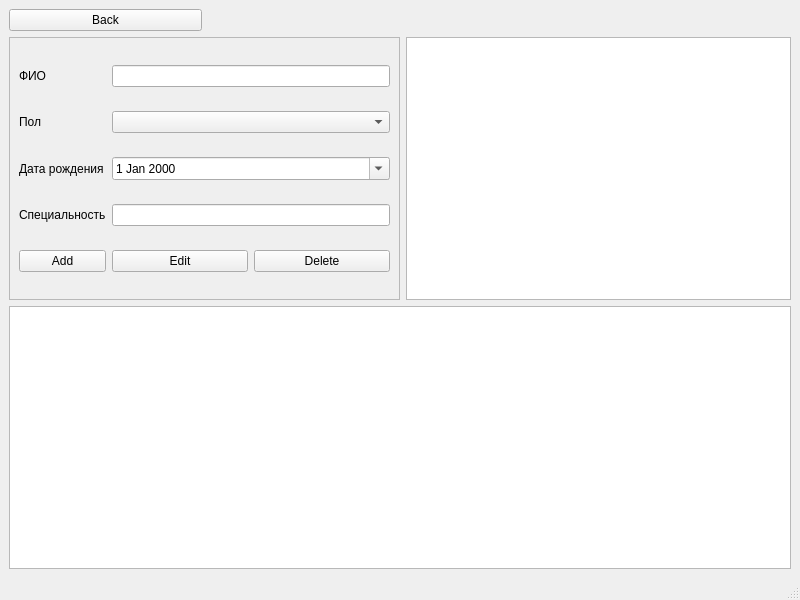
<?xml version="1.0" encoding="UTF-8"?>
<ui version="4.0">
 <class>PersonnelWindow</class>
 <widget class="QMainWindow" name="PersonnelWindow">
  <property name="geometry">
   <rect>
    <x>0</x>
    <y>0</y>
    <width>800</width>
    <height>600</height>
   </rect>
  </property>
  <property name="windowTitle">
   <string>Персонал</string>
  </property>
  <widget class="QWidget" name="centralwidget">
   <layout class="QGridLayout" name="gridLayout_2">
    <item row="0" column="0">
     <widget class="QPushButton" name="btnBack">
      <property name="text">
       <string>Back</string>
      </property>
     </widget>
    </item>
    <item row="0" column="1" colspan="3">
     <spacer name="horizontalSpacer">
      <property name="orientation">
       <enum>Qt::Horizontal</enum>
      </property>
      <property name="sizeHint" stdset="0">
       <size>
        <width>40</width>
        <height>20</height>
       </size>
      </property>
     </spacer>
    </item>
    <item row="1" column="0" colspan="2">
     <widget class="QFrame" name="frame">
      <property name="frameShape">
       <enum>QFrame::StyledPanel</enum>
      </property>
      <property name="frameShadow">
       <enum>QFrame::Raised</enum>
      </property>
      <layout class="QGridLayout" name="gridLayout">
       <item row="0" column="0">
        <widget class="QLabel" name="labelFullName">
         <property name="text">
          <string>ФИО</string>
         </property>
        </widget>
       </item>
       <item row="0" column="1">
        <widget class="QLineEdit" name="leFullName"/>
       </item>
       <item row="1" column="0">
        <widget class="QLabel" name="labelGender">
         <property name="text">
          <string>Пол</string>
         </property>
        </widget>
       </item>
       <item row="1" column="1">
        <widget class="QComboBox" name="cbGender"/>
       </item>
       <item row="2" column="0">
        <widget class="QLabel" name="labelBirthDate">
         <property name="text">
          <string>Дата рождения</string>
         </property>
        </widget>
       </item>
       <item row="2" column="1">
        <widget class="QDateEdit" name="deBirthDate">
         <property name="calendarPopup">
          <bool>true</bool>
         </property>
        </widget>
       </item>
       <item row="3" column="0">
        <widget class="QLabel" name="labelSpecialty">
         <property name="text">
          <string>Специальность</string>
         </property>
        </widget>
       </item>
       <item row="3" column="1">
        <widget class="QLineEdit" name="leSpecialty"/>
       </item>
       <item row="4" column="0">
        <widget class="QPushButton" name="btnAdd">
         <property name="text">
          <string>Add</string>
         </property>
        </widget>
       </item>
       <item row="4" column="1">
        <layout class="QHBoxLayout" name="horizontalLayout">
         <item>
          <widget class="QPushButton" name="btnEdit">
           <property name="text">
            <string>Edit</string>
           </property>
          </widget>
         </item>
         <item>
          <widget class="QPushButton" name="btnDelete">
           <property name="text">
            <string>Delete</string>
           </property>
          </widget>
         </item>
        </layout>
       </item>
      </layout>
     </widget>
    </item>
    <item row="1" column="2" colspan="2">
     <widget class="QTableWidget" name="tableWidget"/>
    </item>
    <item row="2" column="0" colspan="4">
     <widget class="QTextEdit" name="teResult">
      <property name="readOnly">
       <bool>true</bool>
      </property>
     </widget>
    </item>
   </layout>
  </widget>
  <widget class="QMenuBar" name="menubar"/>
  <widget class="QStatusBar" name="statusbar"/>
 </widget>
 <resources/>
 <connections/>
</ui>
